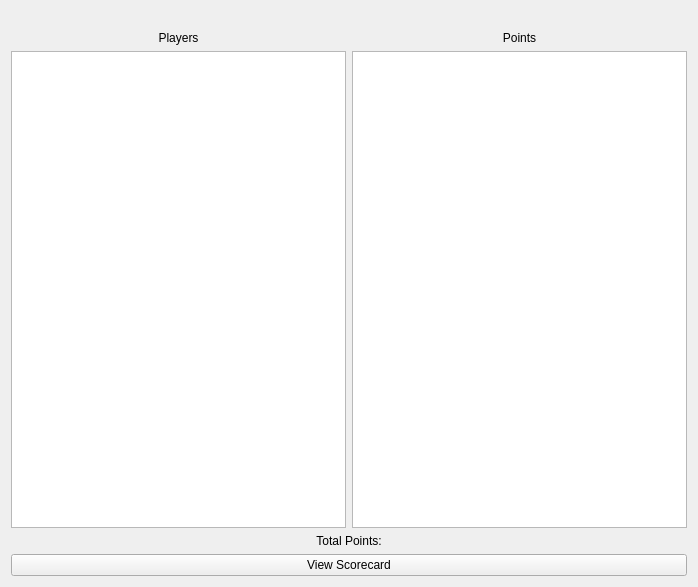
<?xml version="1.0" encoding="UTF-8"?>
<ui version="4.0">
 <class>evaluate_team</class>
 <widget class="QWidget" name="evaluate_team">
  <property name="geometry">
   <rect>
    <x>0</x>
    <y>0</y>
    <width>698</width>
    <height>587</height>
   </rect>
  </property>
  <property name="windowTitle">
   <string>Evaluate Team</string>
  </property>
  <layout class="QVBoxLayout" name="verticalLayout_3">
   <item>
    <widget class="QLabel" name="teamname">
     <property name="text">
      <string/>
     </property>
     <property name="alignment">
      <set>Qt::AlignCenter</set>
     </property>
    </widget>
   </item>
   <item>
    <layout class="QHBoxLayout" name="horizontalLayout_2">
     <item>
      <layout class="QVBoxLayout" name="verticalLayout_2">
       <item>
        <widget class="QLabel" name="label_2">
         <property name="text">
          <string>Players</string>
         </property>
         <property name="alignment">
          <set>Qt::AlignCenter</set>
         </property>
        </widget>
       </item>
       <item>
        <widget class="QListWidget" name="listWidget_2"/>
       </item>
      </layout>
     </item>
     <item>
      <layout class="QVBoxLayout" name="verticalLayout">
       <item>
        <widget class="QLabel" name="label">
         <property name="text">
          <string>Points</string>
         </property>
         <property name="alignment">
          <set>Qt::AlignCenter</set>
         </property>
        </widget>
       </item>
       <item>
        <widget class="QListWidget" name="listWidget"/>
       </item>
      </layout>
     </item>
    </layout>
   </item>
   <item>
    <layout class="QHBoxLayout" name="horizontalLayout">
     <item>
      <widget class="QLabel" name="label_3">
       <property name="text">
        <string>Total Points:</string>
       </property>
       <property name="alignment">
        <set>Qt::AlignCenter</set>
       </property>
      </widget>
     </item>
    </layout>
   </item>
   <item>
    <widget class="QPushButton" name="pushButton">
     <property name="text">
      <string>View Scorecard</string>
     </property>
    </widget>
   </item>
  </layout>
 </widget>
 <resources/>
 <connections/>
</ui>
